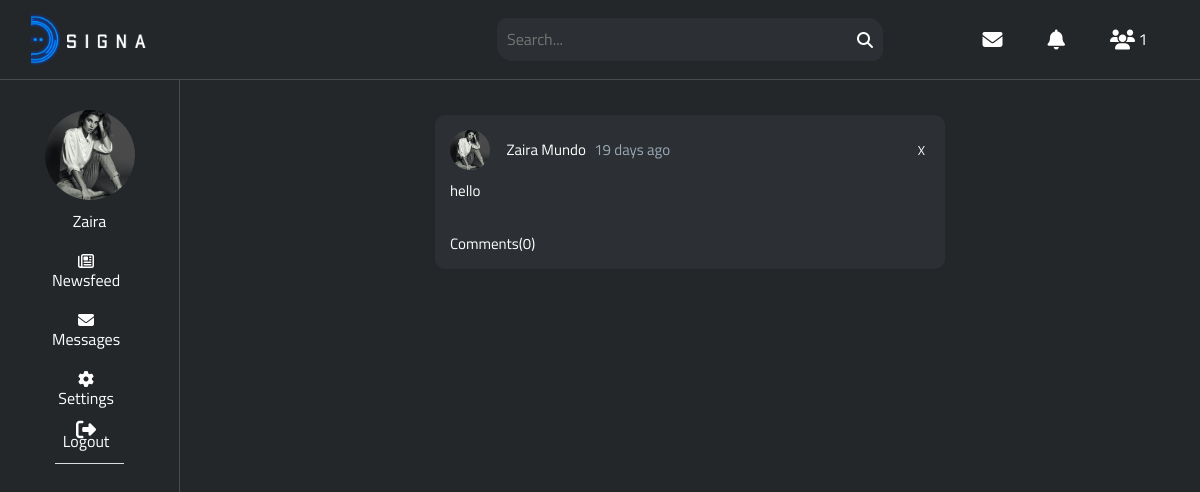
Screenshot of /post.php?id=66 (signed in) with the database file from the repository.
### tables this page shows
CREATE TABLE `users` (
  `id` int(11) NOT NULL,
  `first_name` varchar(25) NOT NULL,
  `last_name` varchar(25) NOT NULL,
  `username` varchar(100) NOT NULL,
  `email` varchar(100) NOT NULL,
  `password` varchar(255) NOT NULL,
  `signup_date` date NOT NULL,
  `profile_pic` varchar(255) NOT NULL,
  `cover_pic` varchar(255) NOT NULL,
  `num_posts` int(11) NOT NULL,
  `user_closed` varchar(3) NOT NULL,
  `friend_array` text NOT NULL
);

CREATE TABLE `posts` (
  `id` int(11) NOT NULL,
  `body` text NOT NULL,
  `added_by` varchar(60) NOT NULL,
  `user_to` varchar(60) NOT NULL,
  `date_added` datetime NOT NULL,
  `user_closed` varchar(3) NOT NULL,
  `likes` int(11) NOT NULL
);

### private/includes/classes/Notification.php (called while the page is built, shortened)
<?php
class Notification
{
	private $user_obj;
	private $con;
	public function __construct($con, $user)
	{
		$this->con = $con;
		$this->user_obj = new User($con, $user);
	}
	public function getUnreadNumber()
	{
		$userLoggedIn = $this->user_obj->getUsername();
		$query = $this->con->prepare("SELECT * FROM notifications WHERE viewed='no' AND user_to=?");
		$query->bind_param("s", $userLoggedIn);
		$query->execute();
		$result = $query->get_result();
		return $result->num_rows;
	}
}

### private/includes/classes/User.php (called while the page is built, shortened)
<?php
class User
{
	private $user;
	public function __construct($con, $user)
	{
		$user_details_query = mysqli_query($con, "SELECT * FROM users WHERE username='$user'");
		$this->user = mysqli_fetch_array($user_details_query);
	}
	public function getUsername()
	{
		return $this->user['username'];
	}
}

### private/includes/classes/Message.php (called while the page is built, shortened)
<?php
class Message
{
	public function __construct($con, $user)
	{
		$this->user_obj = new User($con, $user);
	}
}

### private/includes/classes/Post.php (the view, shortened to what this page needs)
<?php
class Post
{
	private $user_obj;
	private $con;
	public function __construct($con, $user)
	{
		$this->con = $con;
		$this->user_obj = new User($con, $user);
	}
?>
			<?php
	public function getSinglePost($post_id)
	{
		$userLoggedIn = $this->user_obj->getUsername();
		$str = "";
		$data_query = mysqli_query($this->con, "SELECT * FROM posts WHERE id='$post_id'");
		if (mysqli_num_rows($data_query) > 0) {
			$row = mysqli_fetch_array($data_query);
			$id = $row['id'];
			$body = $row['body'];
			$added_by = $row['added_by'];
			$date_time = $row['date_added'];
			$user_logged_obj = new User($this->con, $userLoggedIn);
			if ($user_logged_obj->isFriend($added_by)) {
				if ($userLoggedIn == $added_by) {
					$delete_button = "<button class='delete_button btn-danger' id='post$id'>X</button>";
				} else {
					$delete_button = "";
				}
				$user_details_query = $this->con->prepare("SELECT first_name, last_name, profile_pic FROM users WHERE username=?");
				$user_details_query->bind_param("s", $added_by);
				$user_details_query->execute();
				$result_data = $user_details_query->get_result();
				$user_row = $result_data->fetch_assoc();
				$first_name = $user_row['first_name'];
				$last_name = $user_row['last_name'];
				$profile_pic = $user_row['profile_pic'];
			?>
				<?php
				$comments_check = $this->con->prepare("SELECT * FROM comments WHERE post_id=?");
				$comments_check->bind_param("i", $id);
				$comments_check->execute();
				$result_data = $comments_check->get_result();
				$comments_check_num = $result_data->num_rows;
				$date_time_now = date("Y-m-d H:i:s");
				$start_date = new DateTime($date_time);
				$end_date = new DateTime($date_time_now);
				$interval = $start_date->diff($end_date);
				if ($interval->y >= 1) {
					if ($interval->y == 1)
						$time_message = $interval->y . " year ago";
					else
						$time_message = $interval->y . " years ago";
				} else if ($interval->d >= 1) {
					if ($interval->d == 1) {
						$time_message = "Yesterday";
					} else {
						$time_message = $interval->d . " days ago";
					}
				} else if ($interval->h >= 1) {
					if ($interval->h == 1) {
						$time_message = $interval->h . " hour ago";
					} else {
						$time_message = $interval->h . " hours ago";
					}
				} else if ($interval->i >= 1) {
					if ($interval->i == 1) {
						$time_message = $interval->i . " minute ago";
					} else {
						$time_message = $interval->i . " minutes ago";
					}
				} else {
					if ($interval->s < 30) {
						$time_message = "Just now";
					} else {
						$time_message = $interval->s . " seconds ago";
					}
				}
				$str .= "<div class='status_post' onClick='javascript:toggle$id()'>
								<div class='post_profile_pic'>
									<img src='../$profile_pic'>
								</div>
								<div class='posted_by' style='color:#ACACAC;'>
								<div class='post_header'>
								<a href='$added_by'> $first_name $last_name </a> $time_message
								</div>
									$delete_button
								</div>
								<div id='post_body'>
									$body
									<br>
									<br>
								</div>
								<div class='newsfeedPostOptions'>
									Comments($comments_check_num)&nbsp;&nbsp;&nbsp;
									<iframe src='like.php?post_id=$id' scrolling='no'></iframe>
								</div>
							</div>
							<div class='post_comment' id='toggleComment$id' style='display:none;'>
								<iframe src='comment_frame.php?post_id=$id' id='comment_iframe' frameborder='0'></iframe>
							</div>";
				?>
<?php
			} else {
				echo "<p>You cannot see this post because you are not friends with this user.</p>";
				return;
			}
		} else {
			echo "<p>No post found. If you clicked a link, it may be broken.</p>";
			return;
		}
		echo $str;
	}
}
?>

### private/includes/navigation.php
<div class="sidebar">
    <a href="<?php echo $userLoggedIn; ?>" class="<?php if($active == 'profile'){
            echo 'active';
        } ?>">
        <figure>
            <img src="../<?php echo $user['profile_pic']; ?>">
        </figure>
        <?php echo $user['first_name']; ?>
    </a>
    <div class="nav-tabs">
        <a href="index.php" class="<?php if($active == 'index'){
            echo 'active';
        } ?>"><i class="far fa-newspaper"></i>Newsfeed</a>
        <a href="messages.php" class="<?php if($active == 'message'){
            echo 'active';
        } ?>"><i class="fas fa-envelope"></i>Messages</a>
        <a href="settings.php" class="<?php if($active == 'settings'){
            echo 'active';
        } ?>"><i class="fas fa-cog"></i>Settings</a>
        <a href="../private/includes/handlers/logout.php"><i class="fa fa-sign-out fa-lg"></i>Logout</a>
    </div>
</div>

### assets/css/stylesheet.css (style rules this page uses)
* { margin: 0; padding: 0; -webkit-box-sizing: border-box; box-sizing: border-box; }
body { height: auto; width: 100vw; font-size: 16px; font-family: "Titillium Web", sans-serif; overflow-x: hidden; cursor: default; }
a { cursor: pointer; text-decoration: none; }
button { cursor: pointer; border: none; }
.sidebar { height: 90vh; width: 15vw; display: -webkit-box; display: -ms-flexbox; display: flex; -webkit-box-orient: vertical; -webkit-box-direction: normal; -ms-flex-direction: column; flex-direction: column; -webkit-box-pack: start; -ms-flex-pack: start; justify-content: flex-start; -webkit-box-align: center; -ms-flex-align: center; align-items: center; background-color: #23272a; border-right: solid 1px #4b4a4a; position: fixed; padding: 20px 5px; top: 10vh; }
.sidebar a { height: auto; width: 90%; display: -webkit-box; display: -ms-flexbox; display: flex; -webkit-box-orient: vertical; -webkit-box-direction: normal; -ms-flex-direction: column; flex-direction: column; -webkit-box-pack: center; -ms-flex-pack: center; justify-content: center; -webkit-box-align: center; -ms-flex-align: center; align-items: center; color: #FFFFFF; padding: 10px 0; }
.sidebar a figure { height: 90px; width: 90px; margin-bottom: 10px; border-radius: 50px; overflow: hidden; }
.sidebar a figure img { height: 100%; width: 100%; -o-object-fit: cover; object-fit: cover; }
.index_column .posts_area .status_post, .notification_column .posts_area .status_post { position: relative; height: auto; width: 100%; background-color: #2c2f33; border-radius: 10px; margin: 20px 0; font-size: 15px; padding: 15px; min-height: 60px; cursor: pointer; }
.index_column .posts_area .status_post .post_profile_pic, .notification_column .posts_area .status_post .post_profile_pic { height: 40px; width: 40px; border-radius: 50px; overflow: hidden; }
.index_column .posts_area .status_post .post_profile_pic img, .notification_column .posts_area .status_post .post_profile_pic img { height: 100%; width: 100%; -o-object-fit: cover; object-fit: cover; }
.index_column .posts_area .status_post .posted_by, .notification_column .posts_area .status_post .posted_by { height: 50px; width: 85%; position: absolute; top: 10px; right: 10px; display: -webkit-box; display: -ms-flexbox; display: flex; -webkit-box-orient: horizontal; -webkit-box-direction: normal; -ms-flex-direction: row; flex-direction: row; -webkit-box-pack: justify; -ms-flex-pack: justify; justify-content: space-between; -webkit-box-align: center; -ms-flex-align: center; align-items: center; }
.index_column .posts_area .status_post .posted_by .post_header, .notification_column .posts_area .status_post .posted_by .post_header { color: #99aab5; }
.index_column .posts_area .status_post .posted_by .post_header a, .notification_column .posts_area .status_post .posted_by .post_header a { width: auto; padding: 0 5px; color: #FFFFFF; text-decoration: none; }
.index_column .posts_area .status_post .posted_by button, .notification_column .posts_area .status_post .posted_by button { padding: 0 10px; background-color: transparent; border: none; color: #FFFFFF; font-size: 1.3rem; }
.index_column .posts_area .status_post #post_body, .notification_column .posts_area .status_post #post_body { height: auto; width: 100%; padding: 10px 0; color: #FFFFFF; }
.index_column .posts_area .status_post .newsfeedPostOptions, .notification_column .posts_area .status_post .newsfeedPostOptions { color: #FFFFFF; height: 21px; display: -webkit-box; display: -ms-flexbox; display: flex; -webkit-box-orient: horizontal; -webkit-box-direction: normal; -ms-flex-direction: row; flex-direction: row; -webkit-box-pack: start; -ms-flex-pack: start; justify-content: flex-start; -webkit-box-align: center; -ms-flex-align: center; align-items: center; }
.index_column .posts_area .status_post .newsfeedPostOptions iframe, .notification_column .posts_area .status_post .newsfeedPostOptions iframe { display: -webkit-box; display: -ms-flexbox; display: flex; -webkit-box-orient: vertical; -webkit-box-direction: normal; -ms-flex-direction: column; flex-direction: column; -webkit-box-pack: center; -ms-flex-pack: center; justify-content: center; -webkit-box-align: center; -ms-flex-align: center; align-items: center; border: none; height: 100%; margin-bottom: 5px; }

### rows the page displays
users: profile_pic (picture), first_name "Zaira", last_name "Mundo"
posts: date_added "19 days ago", body "hello", likes "0"

### other values shown
$num_requests "1"
